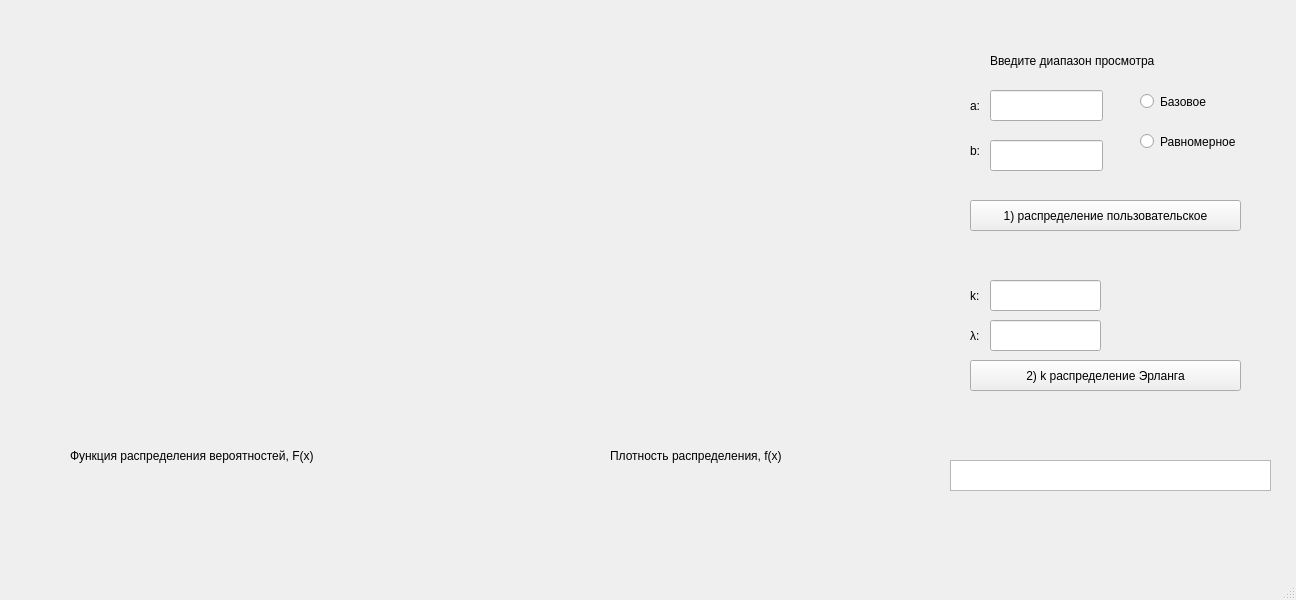
<?xml version="1.0" encoding="UTF-8"?>
<ui version="4.0">
 <class>MainWindow</class>
 <widget class="QMainWindow" name="MainWindow">
  <property name="geometry">
   <rect>
    <x>0</x>
    <y>0</y>
    <width>1296</width>
    <height>600</height>
   </rect>
  </property>
  <property name="windowTitle">
   <string>MainWindow</string>
  </property>
  <widget class="QWidget" name="centralwidget">
   <widget class="QCustomPlot" name="widget_cdf" native="true">
    <property name="geometry">
     <rect>
      <x>9</x>
      <y>19</y>
      <width>451</width>
      <height>391</height>
     </rect>
    </property>
   </widget>
   <widget class="QCustomPlot" name="widget_pdf" native="true">
    <property name="geometry">
     <rect>
      <x>480</x>
      <y>20</y>
      <width>451</width>
      <height>391</height>
     </rect>
    </property>
   </widget>
   <widget class="QLabel" name="label">
    <property name="geometry">
     <rect>
      <x>70</x>
      <y>440</y>
      <width>321</width>
      <height>31</height>
     </rect>
    </property>
    <property name="text">
     <string>Функция распределения вероятностей, F(x)</string>
    </property>
   </widget>
   <widget class="QLabel" name="label_2">
    <property name="geometry">
     <rect>
      <x>610</x>
      <y>440</y>
      <width>231</width>
      <height>31</height>
     </rect>
    </property>
    <property name="text">
     <string>Плотность распределения, f(x)</string>
    </property>
   </widget>
   <widget class="QLineEdit" name="lineEdit">
    <property name="geometry">
     <rect>
      <x>990</x>
      <y>90</y>
      <width>113</width>
      <height>31</height>
     </rect>
    </property>
   </widget>
   <widget class="QLineEdit" name="lineEdit_2">
    <property name="geometry">
     <rect>
      <x>990</x>
      <y>140</y>
      <width>113</width>
      <height>31</height>
     </rect>
    </property>
   </widget>
   <widget class="QLabel" name="label_3">
    <property name="geometry">
     <rect>
      <x>990</x>
      <y>50</y>
      <width>221</width>
      <height>21</height>
     </rect>
    </property>
    <property name="text">
     <string>Введите диапазон просмотра</string>
    </property>
   </widget>
   <widget class="QLabel" name="label_4">
    <property name="geometry">
     <rect>
      <x>970</x>
      <y>90</y>
      <width>21</width>
      <height>31</height>
     </rect>
    </property>
    <property name="text">
     <string>a:</string>
    </property>
   </widget>
   <widget class="QLabel" name="label_5">
    <property name="geometry">
     <rect>
      <x>970</x>
      <y>140</y>
      <width>16</width>
      <height>21</height>
     </rect>
    </property>
    <property name="text">
     <string>b:</string>
    </property>
   </widget>
   <widget class="QPushButton" name="pushButton">
    <property name="geometry">
     <rect>
      <x>970</x>
      <y>200</y>
      <width>271</width>
      <height>31</height>
     </rect>
    </property>
    <property name="text">
     <string>1) распределение пользовательское</string>
    </property>
   </widget>
   <widget class="QPushButton" name="pushButton_2">
    <property name="geometry">
     <rect>
      <x>970</x>
      <y>360</y>
      <width>271</width>
      <height>31</height>
     </rect>
    </property>
    <property name="text">
     <string>2) k распределение Эрланга</string>
    </property>
   </widget>
   <widget class="QLineEdit" name="lineEdit_3">
    <property name="geometry">
     <rect>
      <x>990</x>
      <y>280</y>
      <width>111</width>
      <height>31</height>
     </rect>
    </property>
   </widget>
   <widget class="QLineEdit" name="lineEdit_4">
    <property name="geometry">
     <rect>
      <x>990</x>
      <y>320</y>
      <width>111</width>
      <height>31</height>
     </rect>
    </property>
   </widget>
   <widget class="QLabel" name="label_6">
    <property name="geometry">
     <rect>
      <x>970</x>
      <y>280</y>
      <width>16</width>
      <height>31</height>
     </rect>
    </property>
    <property name="text">
     <string>k:</string>
    </property>
   </widget>
   <widget class="QLabel" name="label_7">
    <property name="geometry">
     <rect>
      <x>970</x>
      <y>320</y>
      <width>16</width>
      <height>31</height>
     </rect>
    </property>
    <property name="text">
     <string>λ:</string>
    </property>
   </widget>
   <widget class="QTextBrowser" name="textBrowser">
    <property name="geometry">
     <rect>
      <x>950</x>
      <y>460</y>
      <width>321</width>
      <height>31</height>
     </rect>
    </property>
   </widget>
   <widget class="QRadioButton" name="radioButton">
    <property name="geometry">
     <rect>
      <x>1140</x>
      <y>90</y>
      <width>112</width>
      <height>23</height>
     </rect>
    </property>
    <property name="text">
     <string>Базовое</string>
    </property>
    <attribute name="buttonGroup">
     <string notr="true">buttonGroup</string>
    </attribute>
   </widget>
   <widget class="QRadioButton" name="radioButton_2">
    <property name="geometry">
     <rect>
      <x>1140</x>
      <y>130</y>
      <width>121</width>
      <height>23</height>
     </rect>
    </property>
    <property name="text">
     <string>Равномерное</string>
    </property>
    <attribute name="buttonGroup">
     <string notr="true">buttonGroup</string>
    </attribute>
   </widget>
  </widget>
  <widget class="QMenuBar" name="menubar">
   <property name="geometry">
    <rect>
     <x>0</x>
     <y>0</y>
     <width>1296</width>
     <height>22</height>
    </rect>
   </property>
  </widget>
  <widget class="QStatusBar" name="statusbar"/>
 </widget>
 <customwidgets>
  <customwidget>
   <class>QCustomPlot</class>
   <extends>QWidget</extends>
   <header>qcustomplot.h</header>
   <container>1</container>
  </customwidget>
 </customwidgets>
 <resources/>
 <connections/>
 <buttongroups>
  <buttongroup name="buttonGroup"/>
 </buttongroups>
</ui>
